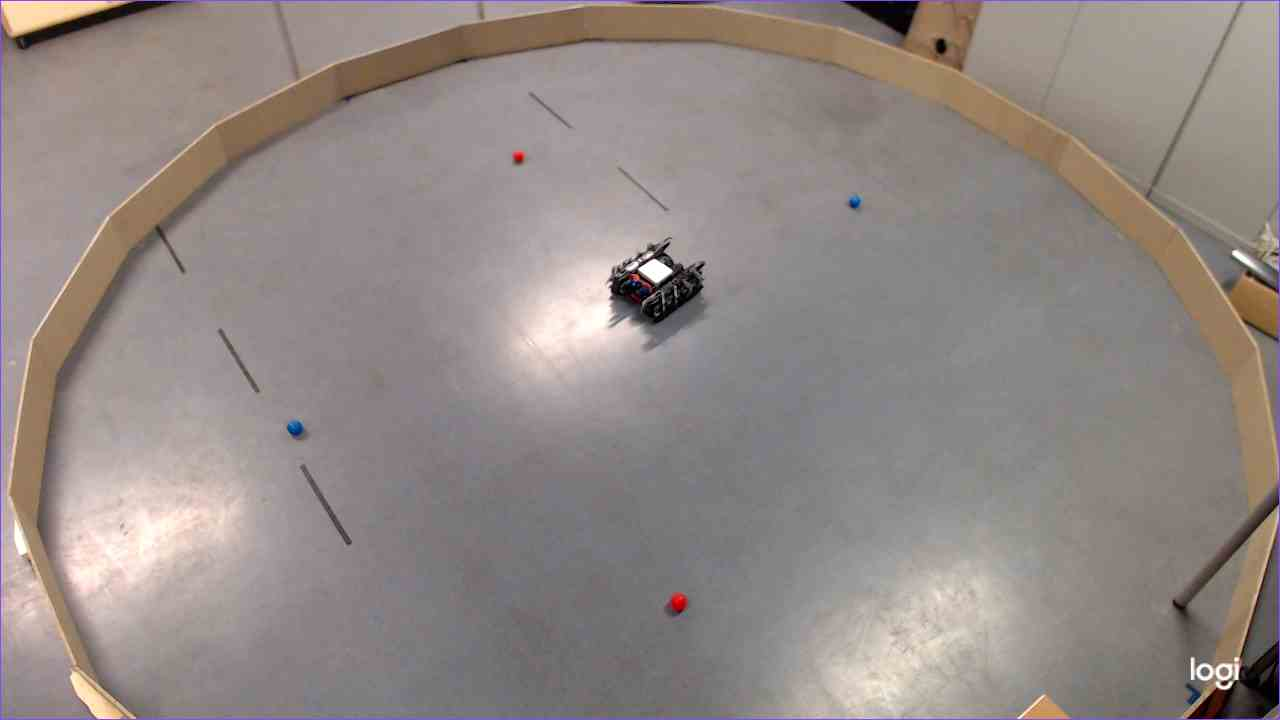
#> input picture teacher/2024-02-29_12-53-23.jpg, 1280 x 720 px; its folder holds only this picture in this run
$ python -i tracking.py   (imports and definitions only)
#> lines starting #> are read from the running program, lines starting #| are printed output that depends on the picture; after the words box and inside, x2 and y2 are one past the last pixel; in counts of white or black regions, pixels touching at a corner belong together
#> further down, picture is the input picture: shape (720, 1280, 3); mean B, G, R 133.9, 137.3, 146.5

import cv2
import numpy as np
import os
from datetime import datetime

def save_detected_frame(frame):
    if not os.path.exists('detections'):
        os.makedirs('detections')

    timestamp = datetime.now().strftime("%Y%m%d_%H%M%S_%f")
    filename = f"detections/frame_{timestamp}.png"
    cv2.imwrite(filename, frame)
    print(f"Frame enregistrée: {filename}")

def analysis(frame):
    color_thresholds = {
        'red': [
            {'lower': np.array([0, 120, 70]), 'upper': np.array([10, 255, 255])},
            {'lower': np.array([170, 120, 70]), 'upper': np.array([180, 255, 255])}
        ],
        'blue': [
            {'lower': np.array([90, 120, 70]), 'upper': np.array([120, 255, 255])}
        ]
    }

    result_frame = frame.copy()
    detected_balls = {'red': [], 'blue': []}

    hsv = cv2.cvtColor(frame, cv2.COLOR_BGR2HSV)
#> hsv: shape (720, 1280, 3); mean H, S, V 57.2, 26.8, 147.2
    hsv[:,:,2] = cv2.equalizeHist(hsv[:,:,2])
#> hsv: shape (720, 1280, 3); mean H, S, V 57.2, 26.8, 130.3

    for color in color_thresholds:
        combined_mask = np.zeros(hsv.shape[:2], dtype=np.uint8)

        for threshold in color_thresholds[color]:
            mask = cv2.inRange(hsv, threshold['lower'], threshold['upper'])
            combined_mask = cv2.bitwise_or(combined_mask, mask)

        kernel = np.ones((5,5), np.uint8)
        cleaned_mask = cv2.morphologyEx(combined_mask, cv2.MORPH_OPEN, kernel)
        cleaned_mask = cv2.dilate(cleaned_mask, kernel, iterations=2)

        contours, _ = cv2.findContours(cleaned_mask, cv2.RETR_EXTERNAL, cv2.CHAIN_APPROX_SIMPLE)

        for cnt in contours:
            area = cv2.contourArea(cnt)
            if area < 30:
                continue

            # Calculer dimensions du rectangle englobant
            x, y, w, h = cv2.boundingRect(cnt)

            # Filtrer les objets trop grands (>25px dans les deux dimensions)
            if w > 25 or h > 25:
                continue

            # Vérifier la circularité pour identifier les sphères
            perimeter = cv2.arcLength(cnt, True)
            circularity = 0
            if perimeter > 0:
                circularity = 4 * np.pi * area / (perimeter * perimeter)

            # Filtre pour les objets circulaires (les sphères ont une circularité proche de 1)
            if circularity < 0.7:  # Un seuil de 0.7 est généralement bon pour les cercles
                continue

            (x, y), radius = cv2.minEnclosingCircle(cnt)
            center = (int(x), int(y))
            radius = int(radius)

            if 5 <= radius <= 12:  # Réduire la plage de rayon pour mieux cibler les balles
                detected_balls[color].append((center[0], center[1], radius))
                color_bgr = (0, 0, 255) if color == 'red' else (255, 0, 0)
                cv2.circle(result_frame, center, radius, color_bgr, 2)
                cv2.circle(result_frame, center, 2, (0, 255, 0), 3)
                cv2.putText(result_frame, f"{color} {radius}", (center[0]-radius, center[1]-radius-5),
                           cv2.FONT_HERSHEY_SIMPLEX, 0.5, (255,255,255), 1)
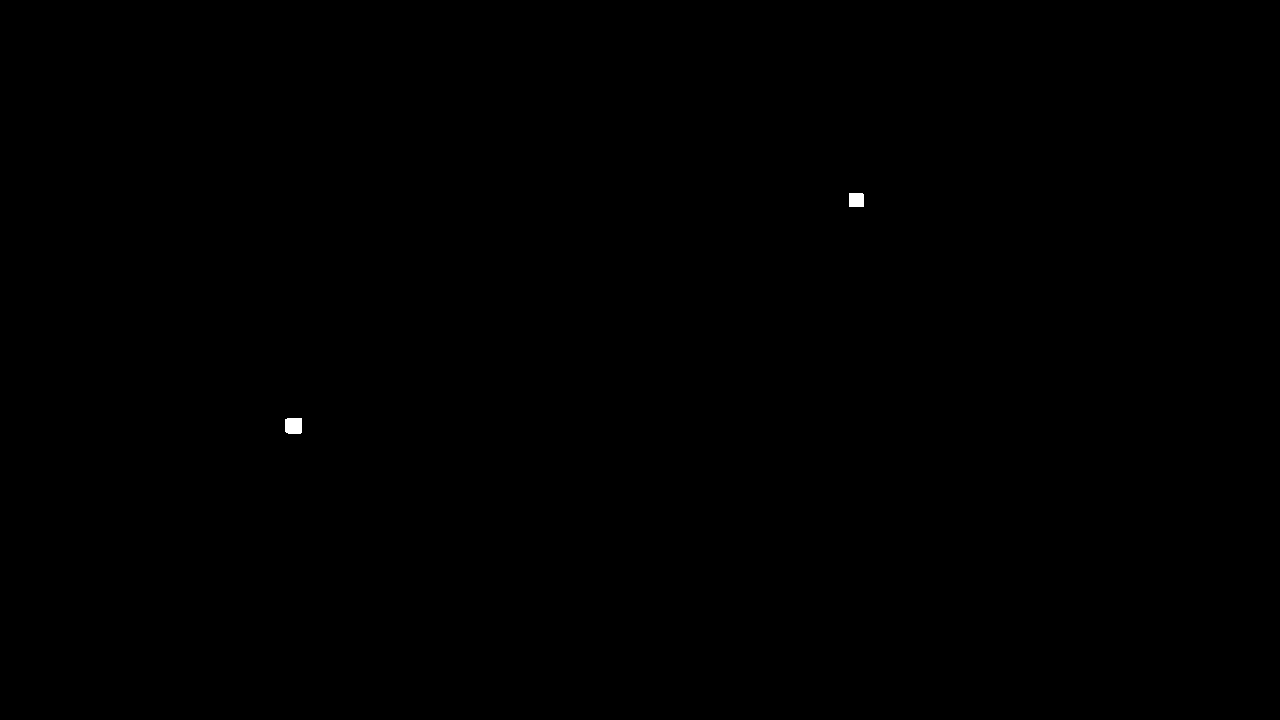
#> cleaned_mask: shape (720, 1280); 0.05% white; 2 white regions, box (x1, y1, x2, y2) and area: (285, 418, 302, 434) 265, (849, 193, 864, 207) 209
#> combined_mask: shape (720, 1280); 0.02% white; 5 white regions (3 under 20 px), largest, box (x1, y1, x2, y2) and area: (289, 421, 299, 432) 76, (850, 197, 861, 205) 55
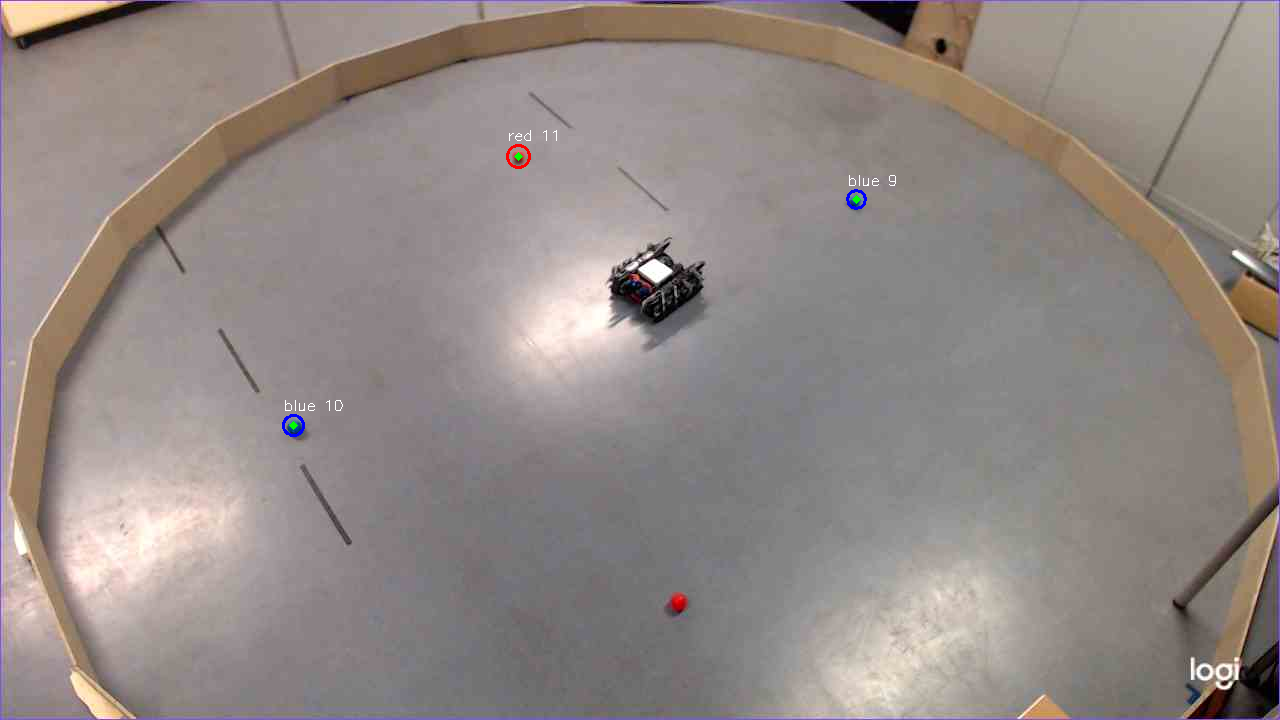
#> result_frame: shape (720, 1280, 3); 0.11% of pixels changed, all inside (x1, y1, x2, y2) = (282, 130, 896, 437)

    return result_frame, detected_balls

def incomingFrame(frame, iframe, frame_id):
    analyzed_frame, balls_data = analysis(frame)
    iframe.mat = analyzed_frame
    iframe.analysis_result = balls_data
    iframe.id = frame_id
    if any(balls_data.values()):
        save_detected_frame(analyzed_frame)

>>> import cv2
>>> picture = cv2.imread('../2024-02-29_12-53-23.jpg')
>>> result = analysis(picture)

$ run again, on teacher/2024-02-29_12-54-03.jpg
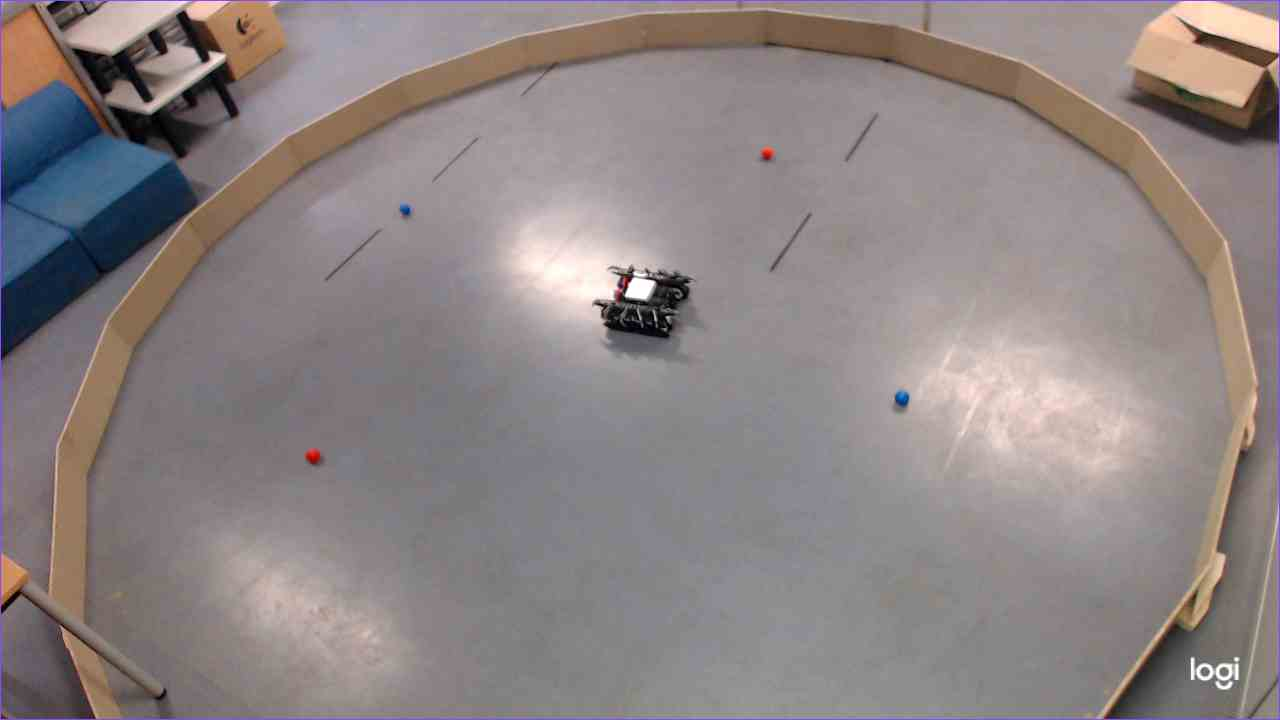
#> input picture teacher/2024-02-29_12-54-03.jpg, 1280 x 720 px
#> picture is the input picture: shape (720, 1280, 3); mean B, G, R 132.1, 131.9, 141
#> after the loop in analysis, `for color in color_thresholds:`:
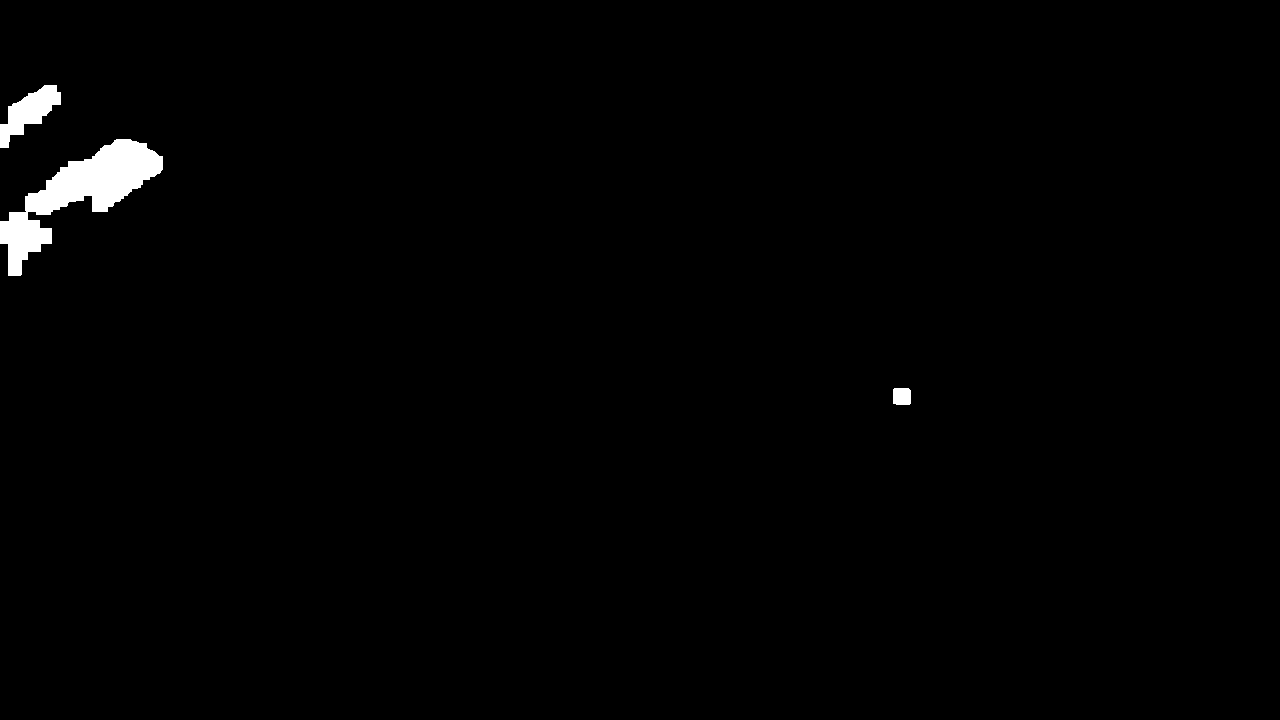
#> cleaned_mask: shape (720, 1280); 1% white; 3 white regions, box (x1, y1, x2, y2) and area: (0, 139, 163, 276) 7603, (0, 85, 61, 148) 1734, (893, 388, 911, 405) 298
#> after the loop in analysis, `for color in color_thresholds:`:
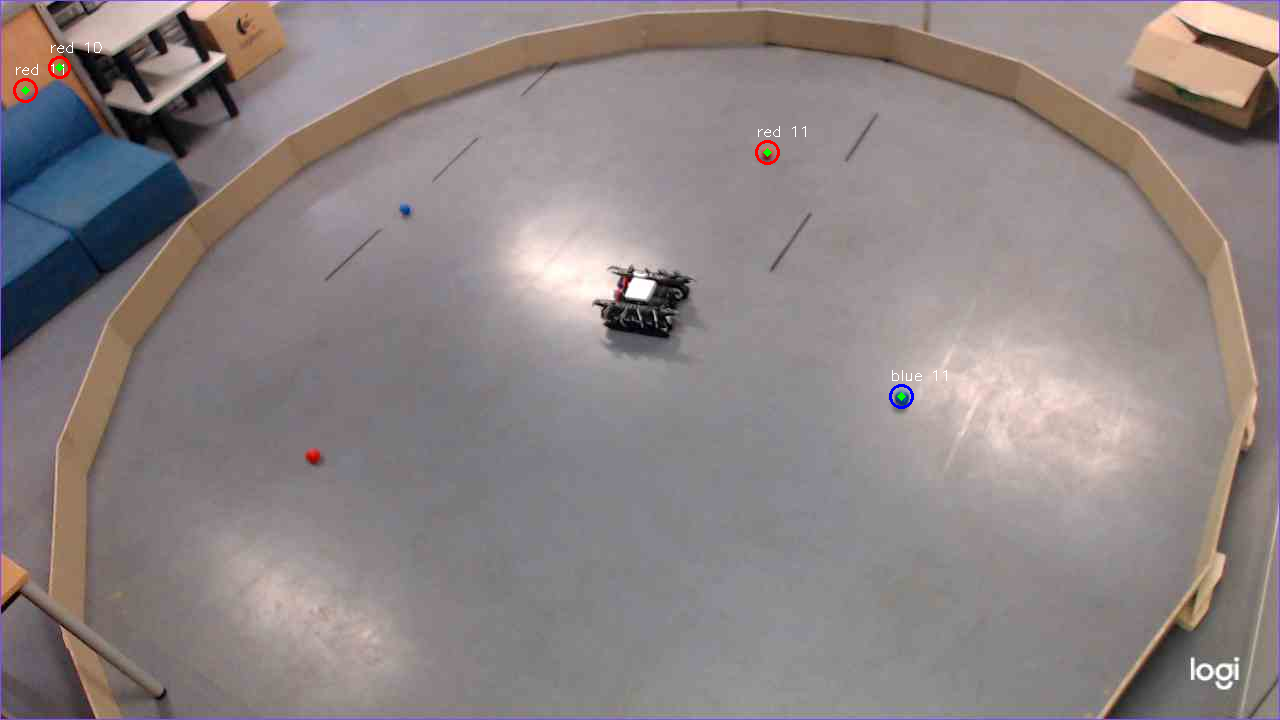
#> result_frame: shape (720, 1280, 3); 0.15% of pixels changed, all inside (x1, y1, x2, y2) = (13, 42, 947, 409)
